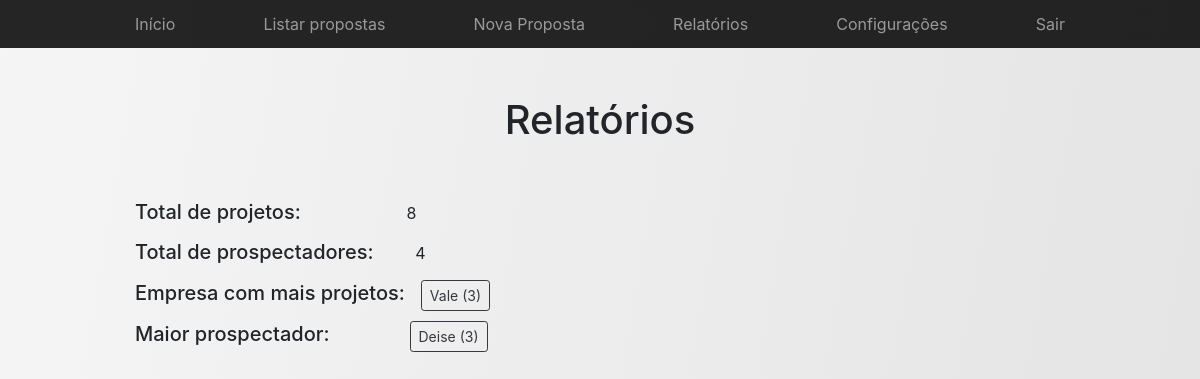
Before: /spp_ifes/view/relatorios.php (signed in) with the older database file.
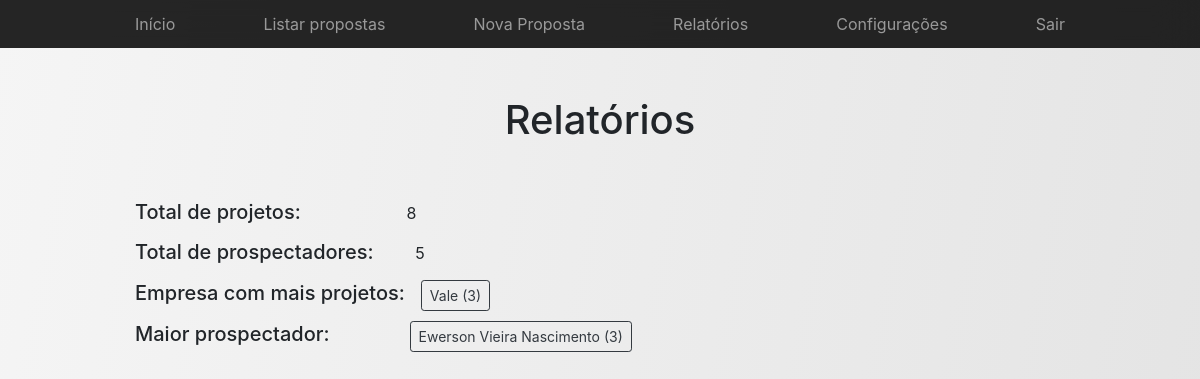
After: the same page with the newer database file.
### tables this page shows
CREATE TABLE `empresa` (
  `id` int(11) NOT NULL,
  `nome` varchar(100) NOT NULL,
  `cnpj` varchar(14) NOT NULL,
  `tipo` varchar(50) NOT NULL
);

CREATE TABLE `usuario` (
  `id` int(11) NOT NULL,
  `nome` varchar(100) NOT NULL,
  `telefone` varchar(11) NOT NULL,
  `email` varchar(100) NOT NULL,
  `senha` varchar(255) NOT NULL,
  `tipo` int(11) NOT NULL,
  `status` int(11) NOT NULL,
  `created` datetime NOT NULL DEFAULT CURRENT_TIMESTAMP,
  `last_access` datetime DEFAULT NULL
);

### spp_ifes/controller/funcoes.php (called while the page is built, shortened)
<?php
function connect()
{
    $servidor = "localhost";
    $usuario = "root";
    $senha = "";
    $dbname = "spp_ifes";
    $conn = mysqli_connect($servidor, $usuario, $senha, $dbname);
    return $conn;
}
function empresaMaisProjetos()
{
    $conn = connect();
    $query = "SELECT fk_id_empresa, COUNT(fk_id_empresa) FROM projeto GROUP BY fk_id_empresa ORDER BY COUNT(fk_id_empresa) DESC LIMIT 1";
    $result = mysqli_query($conn, $query);
    $row = mysqli_fetch_row($result);
    $id_empresa = $row[0];
    $query = "SELECT nome FROM empresa WHERE id = '$id_empresa'";
    $result = mysqli_query($conn, $query);
    $row = mysqli_fetch_row($result);
    $value = $row[0];
    return $value;
}
function maiorProspectador()
{
    $query = "SELECT fk_id_usuario, COUNT(fk_id_usuario) FROM projeto GROUP BY fk_id_usuario ORDER BY COUNT(fk_id_usuario) DESC LIMIT 1";
    $result = mysqli_query(connect(), $query);
    $row = mysqli_fetch_row($result);
    $id_usuario = $row[0];
    $query = "SELECT nome FROM usuario WHERE id = '$id_usuario'";
    $result = mysqli_query(connect(), $query);
    $row = mysqli_fetch_row($result);
    $value = $row[0];
    return $value;
}
function numProjetosEmpresa($nome)
{
    $conn = connect();
    $query = "SELECT id FROM empresa WHERE nome LIKE '$nome'";
    $result = mysqli_query($conn, $query);
    $row = mysqli_fetch_row($result);
    $id_empresa = $row[0];
    $query = "SELECT COUNT(fk_id_empresa) FROM projeto WHERE fk_id_empresa = $id_empresa";
    $result = mysqli_query($conn, $query);
    $row = mysqli_fetch_row($result);
    $value = $row[0];
    return $value;
}
function numProjetosUsuario($nome)
{
    $conn = connect();
    $query = "SELECT id FROM usuario WHERE nome = '$nome'";
    $result = mysqli_query($conn, $query);
    $row = mysqli_fetch_row($result);
    $id_usuario = $row[0];
    $query = "SELECT COUNT(fk_id_usuario) FROM projeto WHERE fk_id_usuario = '$id_usuario'";
    $result = mysqli_query($conn, $query);
    $row = mysqli_fetch_row($result);
    $value = $row[0];
    return $value;
}
function totalProjetos()
{
    $tipo = $_SESSION['tipo'];
    $id_usuario = $_SESSION['id'];
    if($tipo == 1)
    {
        $query = "SELECT COUNT(id) FROM projeto";
        $result = mysqli_query(connect(), $query);
        $row = mysqli_fetch_row($result);
    }
    else
    {
        $query = "SELECT COUNT(id) FROM projeto WHERE fk_id_usuario = '$id_usuario'";
        $result = mysqli_query(connect(), $query);
        $row = mysqli_fetch_row($result);
    }
    $value = $row[0];
    return $value;
}
function totalUsuarios()
{
    $query = "SELECT COUNT(id) FROM usuario";
    $result = mysqli_query(connect(), $query);
    $row = mysqli_fetch_row($result);
    $value = $row[0];
    return $value;
}
?>

### spp_ifes/view/relatorios.php (the view, shortened to what this page needs)
<?php
include_once("header.php");
include_once("../controller/funcoes.php");
?>
<!DOCTYPE html>
<html lang="pt-br">
<head>
</head>
	<body id="grad1">
		<div class="container">
			<div class="py-5 text-center">
				<h1>Relatórios</h1>
			</div>
			<label><h5>Total de projetos:                   </h5></label> <?php echo totalProjetos(); ?> <br>
			<label><h5>Total de prospectadores:       </h5></label> <?php echo totalUsuarios(); ?> <br>
			<label><h5>Empresa com mais projetos:   </h5></label><a class='btn btn-sm btn-outline-dark' href="relatorio_empresa.php" role='button'><?php $empresa = empresaMaisProjetos(); echo $empresa . ' (' . numProjetosEmpresa($empresa) . ')'; ?></a> <br>
			<label><h5>Maior prospectador:               </h5></label><a class='btn btn-sm btn-outline-dark' href="relatorio_prospectador.php" role='button'><?php $usuario = maiorProspectador(); echo $usuario . ' (' . numProjetosUsuario($usuario) . ')'; ?></a> <br>
			<div id="ProjetosTempo" style="width: 900px; height: 500px"></div>
		</div>
	</body>
</html>

### spp_ifes/view/header.php (shortened to what this page needs)
<!DOCTYPE html>
<html lang="pt-br">
	<head>
		<link rel="stylesheet" href="bootstrap/css/bootstrap.css" rel="stylesheet">
		<link href="bootstrap/css/product.css" rel="stylesheet">
	</head>
	<body id="grad1">
		<nav class="site-header sticky-top py-1">
			<div class="container d-flex flex-column flex-md-row justify-content-between">
                <a class="py-2 d-none d-md-inline-block" href="index.php">Início</a>
				<a class="py-2 d-none d-md-inline-block" href="listar.php">Listar propostas</a>
				<a class="py-2 d-none d-md-inline-block"href="nova_proposta.php">Nova Proposta</a>
				<?php
				if ($_SESSION['tipo'] == 1)
				{
					echo "<a class='py-2 d-none d-md-inline-block' href='relatorios.php'>Relatórios</a>";
				}
				?>
				<a class="py-2 d-none d-md-inline-block" href="configuracoes.php">Configurações</a>
				<a class="py-2 d-none d-md-inline-block" href="sair.php">Sair</a>
			</div>
		</nav>
	</body>
</html>

### spp_ifes/view/header.php (style rules this page uses)
#grad1 { height: 100%; background-color: #F5F5F5; background-image: linear-gradient(100deg,#F5F5F5,#E0E0E0); }

Changed rows visible on the page:
no longer on this page (row edited): usuario: nome "Deise"
now on this page (row edited): usuario: nome "Ewerson Vieira Nascimento"
Other visible differences:
totalUsuarios(): "4" → "5"
